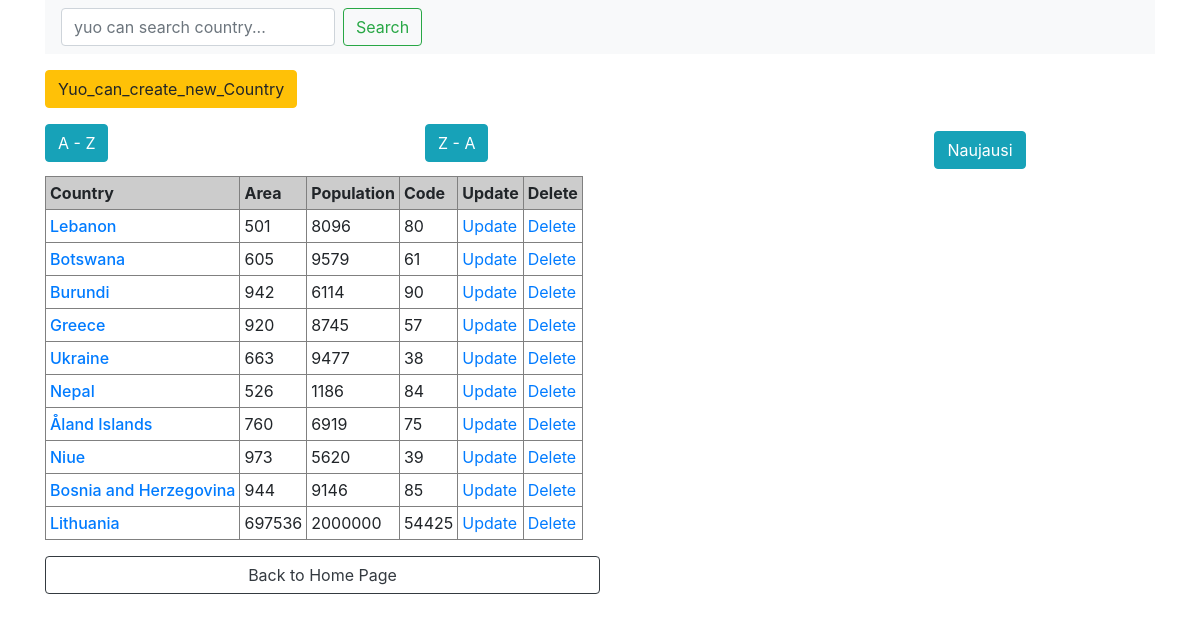
The app's page /page_two.php with its own data.
### tables this page shows
CREATE TABLE `countrytable` (
  `id` int(6) NOT NULL,
  `coutry` varchar(120) DEFAULT NULL,
  `area` double DEFAULT NULL,
  `population` double DEFAULT NULL,
  `code` int(250) DEFAULT NULL,
  `data` date DEFAULT NULL
);

### db_functions.php (called while the page is built, shortened)
<?php
    $prisijungimas = mysqli_connect(DB_HOST,  MYSQL_USER, MYSQL_PASSWORD, DB_NAME   );
    mysqli_set_charset($prisijungimas, 'utf8mb4');
    function getPrisijungimas() {
        global $prisijungimas;
        return $prisijungimas;
    }
                function getCountry2() {
                    $mano_sql_tekstas = "SELECT * FROM countrytable
                                                  LIMIT 10 OFFSET 10";
                    $adminAtsakymai = mysqli_query( getPrisijungimas() , $mano_sql_tekstas);
                            if ( $adminAtsakymai ) {
                         return $adminAtsakymai;
                    } else {
                        return NULL;
                    }
                }

### page_two.php (the view, shortened to what this page needs)
<?php require_once('db_functions.php') ?>
<!DOCTYPE html>
<html>
    <head>
      <link rel="stylesheet" href="https://stackpath.bootstrapcdn.com/bootstrap/4.3.1/css/bootstrap.min.css">
<div class="container">
<header>
        <nav class="navbar navbar-expand-lg navbar-light bg-light">
                <form action="search_country.php"    method="GET"   class="form-inline my-2 my-lg-0" >
                    <input type="text" class="form-control mr-sm-2" name="query" aria-label="Search" placeholder="yuo can search country...">
                    <button class="btn btn-outline-success my-2 my-sm-0" type="submit" value="Search">Search</button>
                </form>
        </nav>
</header>
<div class="row mb-3 mt-3">
  <div class="col">
    <?php echo "<a type='button' class='btn btn-warning' href= 'country_create_forma.php?nr=$i'>".Yuo_can_create_new_Country ."</a>";?>
  </div>
</div>
<div class="row">
  <div class="col-4">
    <a  class = "btn btn-info" href="rikiuotas.php">A - Z</a>
  </div>
  <div class="col-4">
    <a  class = "btn btn-info" href="desc.php">Z - A</a>
  </div>
  <div class="col-4 btn">
    <a class = "btn btn-info" href="naujausi.php">Naujausi</a>
  </div>
</div>
<div class="row">
  <div class="col-12">
    <table border="1" cellpadding="4">
    <tr>
        <td bgcolor="#CCCCCC"><strong>Country</strong></td>
        <td bgcolor="#CCCCCC"><strong>Area</strong></td><td bgcolor="#CCCCCC"><strong>Population</strong></td><td bgcolor="#CCCCCC"><strong>Code</strong></td><td bgcolor="#CCCCCC"><strong>Update</strong></td><td bgcolor="#CCCCCC"><strong>Delete</strong></td></tr>
    <?php
    $salys = getCountry2();
    $salis = mysqli_fetch_assoc($salys);
      for($i=1; $i < HOME_NUMBER_OF_ARTICLES; $i++){
      while($salis == true){
        $trans = $salis[id];
    ?>
                <tr>
                <td><? echo "<a  class='card-title h6' href= 'city.php?nr=$trans'>".$salis['coutry']."</a>"; ?></td>
                <td><? echo $salis['area']; ?></td>
                <td><? echo $salis['population']; ?></td>
                <td><? echo $salis['code']; ?></td>
                <td><? echo "<a class='card-link' href= 'country_update_forma.php?nr=$trans'>".Update."</a>"; ?></td>
                <td><? echo "<a class='card-link' href= 'countrydelete.php?nr=$trans'>".Delete."</a>"; ?></td>
                </tr>
                <?php $salis = mysqli_fetch_assoc($salys); ?>
    <?php
    }
    };
    ?>
    </table>
</div>
</div>
<a  href="index.php" class="btn btn-outline-dark w-50 mt-3">Back to Home Page</a>
</div>

### records on screen
countrytable: coutry "Lebanon", area "501", population "8096", code "80"
countrytable: coutry "Botswana", area "605", population "9579", code "61"
countrytable: coutry "Burundi", area "942", population "6114", code "90"
countrytable: coutry "Greece", area "920", population "8745", code "57"
countrytable: coutry "Ukraine", area "663", population "9477", code "38"
countrytable: coutry "Nepal", area "526", population "1186", code "84"
countrytable: coutry "Åland Islands", area "760", population "6919", code "75"
countrytable: coutry "Niue", area "973", population "5620", code "39"
countrytable: coutry "Bosnia and Herzegovina", area "944", population "9146", code "85"
countrytable: coutry "Lithuania", area "697536", population "2000000", code "54425"

### other values on screen
Yuo_can_create_new_Country "Yuo_can_create_new_Country"
